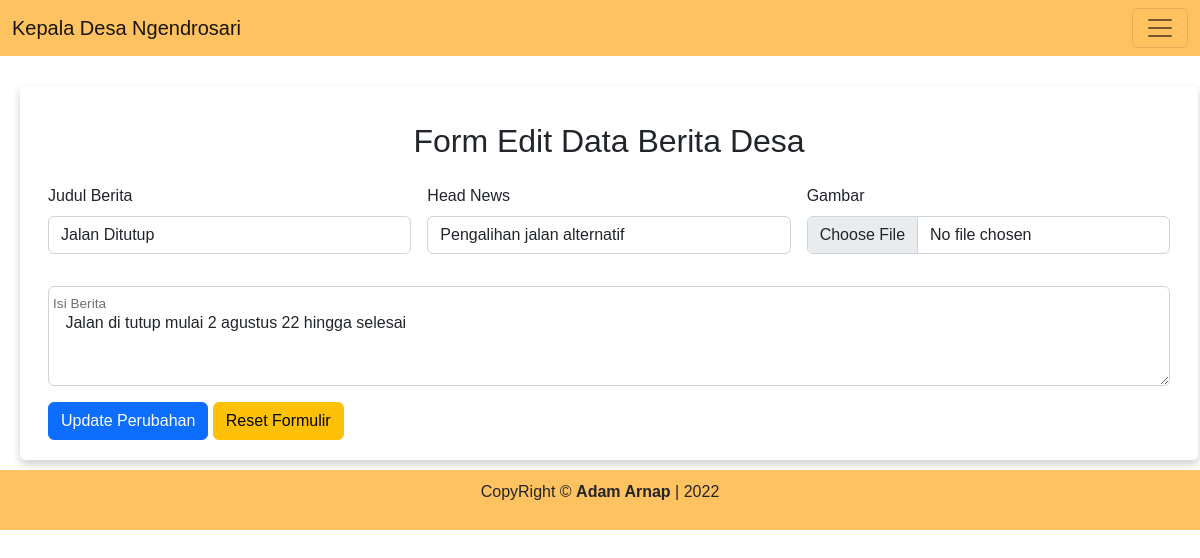
Screenshot of /view/Kades/Berita_Edit.php?no_berita=18 (signed in) with the database file from the repository.
### tables this page shows
CREATE TABLE `berita` (
  `no_berita` int(11) NOT NULL,
  `judul_berita` varchar(25) NOT NULL,
  `headnews` text NOT NULL,
  `isi_berita` text NOT NULL,
  `tanggal_kirim` date NOT NULL,
  `pengirim` varchar(25) NOT NULL,
  `gambar` varchar(100) NOT NULL
);

### view/Kades/Berita_Edit.php (the view, shortened to what this page needs)
<!doctype html>
<html lang="en">
  <head>
    <link href="https://cdn.jsdelivr.net/npm/bootstrap@5.2.0/dist/css/bootstrap.min.css" rel="stylesheet">
    <link rel="stylesheet" type="text/css" href="../../assets/styles/style.css">
    <link rel="stylesheet" type="text/css" href="../../assets/styles/berita.css">
</head>
  <body>
    <?php
    include '../Template/Navbar_Kades.php';
    include '../../Koneksi.php';
    $no_berita = $_GET['no_berita'];
    $query    =mysqli_query($koneksi, "SELECT * FROM berita WHERE no_berita='$no_berita'");
    $news    =mysqli_fetch_array($query);
    ?>
        <main class="">
          <form class="row g-3 card-element berita-edit" enctype='multipart/form-data' method="POST" action="../../controller/Kades/Aksi_Edit_Berita.php">
          <h2>Form Edit Data Berita Desa</h2>
                <div class="col-md-4">
                    <label for="validationDefault01" class="form-label">Judul Berita</label>
                    <input type="text" class="form-control" id="validationDefault01" name="judul_berita" value="<?php echo $news['judul_berita']?>" required>
                </div>
                <div class="col-md-4">
                    <label for="validationDefault02" class="form-label">Head News</label>
                    <input type="text" class="form-control" id="validationDefault02" name="headnews" value="<?php echo $news['headnews']?>" required>
                </div>
                <div class="col-md-4">
                    <label for="validationDefault02"  class="form-label">Gambar</label>
                    <input type="file" class="form-control" name="gambar" id="validationDefault02" value="<?php echo $news['gambar']?>"  required>
                </div>
                <div class="form-floating">
                    <textarea class="form-control" placeholder="Leave a comment here" name="isi_berita" id="floatingTextarea2" value="<?php echo $news['isi_berita']?>" style="height: 100px"> <?php echo $news['isi_berita']?> </textarea>
                    <label for="floatingTextarea2">Isi Berita</label>
                </div>
                <div class="col-12">
                    <button class="btn btn-primary" type="submit">Update Perubahan</button> <button class="btn btn-warning" type="reset">Reset Formulir</button>
                </div>
            </form>
        </main>
    <?php
    include '../Template/Footer.php';
    ?>
</body>
</html

### assets/styles/style.css (style rules this page uses)
* { font-family: sans-serif; }
main { padding: 10px; }
.card-element { box-shadow: 0 4px 8px 0 rgba(0, 0, 0, 0.2); border-radius: 5px; padding: 20px; margin-top: 20px; }

### assets/styles/berita.css (style rules this page uses)
* { font-family: sans-serif; }
main { padding: 10px; }
main h2 { text-align: center; }
.berita-edit { margin-left: 10px; }

### rows the page displays
berita: judul_berita "Jalan Ditutup", headnews "Pengalihan jalan alternatif", isi_berita "Jalan di tutup mulai 2 agustus 22 hingga selesai"
